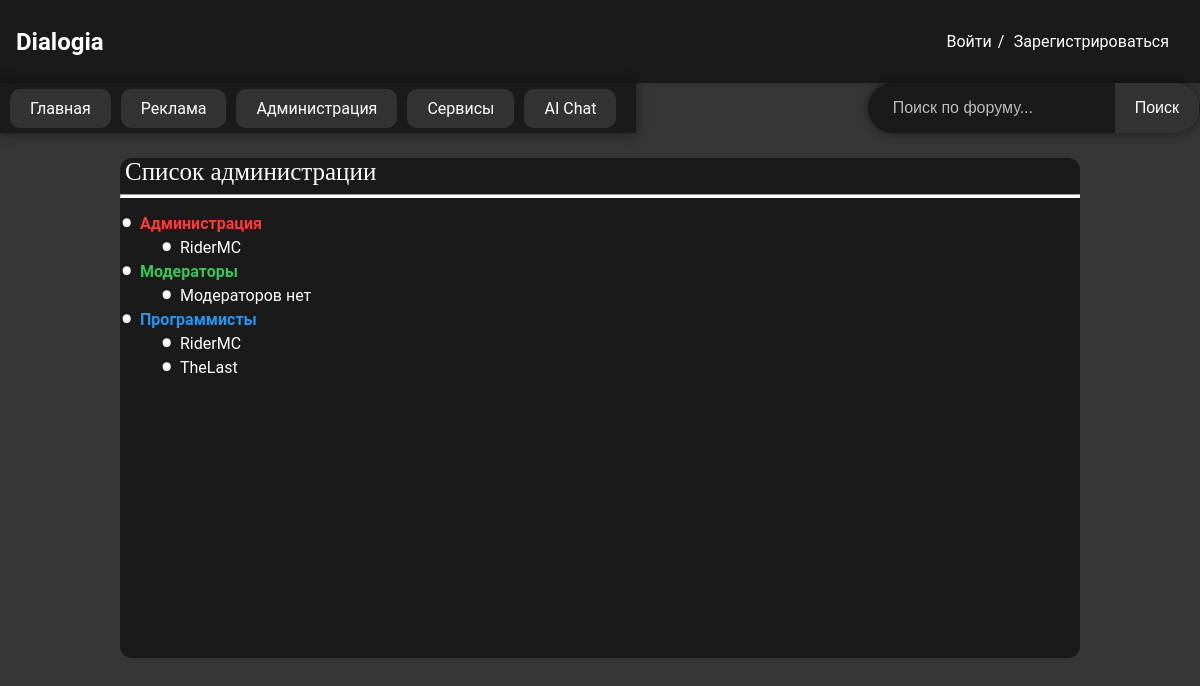
/admin_list, run on an earlier commit of the app's database.
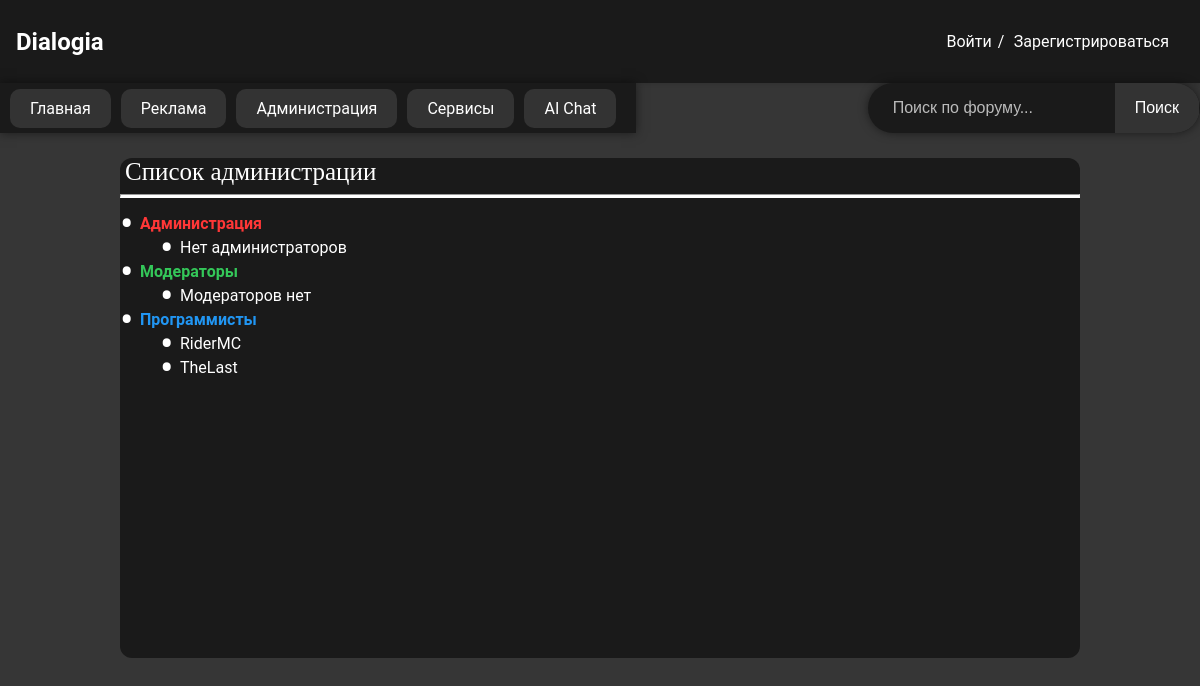
And on a later commit of the database.
### tables this page shows
CREATE TABLE users (id INTEGER PRIMARY KEY, login TEXT NOT NULL UNIQUE, password TEXT NOT NULL, email TEXT NOT NULL UNIQUE, avatar TEXT, balance INTEGER NOT NULL DEFAULT (0), last_online DATETIME, registration_time DATETIME NOT NULL DEFAULT (CURRENT_TIMESTAMP), role TEXT NOT NULL DEFAULT 'Пользователь', blocked TEXT NOT NULL DEFAULT NO);

### main.py (the view)
@app.route('/admin_list')
def admin_list():
    conn = sqlite3.connect('db.db')
    cursor = conn.cursor()
    cursor.execute('SELECT login FROM users WHERE role = ?', ('Администратор',))
    admins = cursor.fetchall()
    cursor.execute('SELECT login FROM users WHERE role = ?', ('Модератор',))
    moderators = cursor.fetchall()
    cursor.execute('SELECT login FROM users WHERE role = ?', ('Программист',))
    programmers = cursor.fetchall()
    conn.close()
    title = "Admin List"
    return render_template("admin_list.html", title=title, admins=admins, moderators=moderators, programmers=programmers)

### main.py (called while the page is built)
@app.context_processor
def inject_user():
    user = None
    if 'user_id' in session:
        user = session['username']
    return dict(user=user)

### templates/admin_list.html (shortened to what this page needs)
<!doctype html>
<html lang="ru">
<head>
    <link rel="stylesheet" href="../static/css/header.css">
    <link rel="stylesheet" href="/static/css/style.css">
</head>
<body>
    {% include 'header.html' %}
    <div class="forums_box">
        <div class="forum-header">
            <div class="forum-text">Список администрации</div>
        </div>
        <hr>
        <ol class="custom-list">
            <li style="color: #FF3737;"><strong>Администрация</strong></li>
            <ol style="list-style-type: none;">
                {% if admins %}
                    {% for admin in admins %}
                        <li><a href="/members/{{ admin[0] }}">{{ admin[0] }}</a></li>
                    {% endfor %}
                {% else %}
                    <li>Нет администраторов</li>
                {% endif %}
            </ol>
            <li style="color: #34C759"><strong>Модераторы</strong></li>
            <ol style="list-style-type: none;">
                {% if moderators %}
                    {% for moderator in moderators %}
                        <li><a>{{ moderator[0] }}</a></li>
                    {% endfor %}
                {% else %}
                    <li>Модераторов нет</li>
                {% endif %}
            </ol>
            <li style="color: #2196F3"><strong>Программисты</strong></li>
            <ol style="list-style-type: none;">
                <li><a href="/members/RiderMC">RiderMC</a></li>
                <li><a href="/members/TheLast">TheLast</a></li>
            </ol>
        </ol>
    </div>
</body>
</html>

### templates/header.html (shortened to what this page needs)
<header>
    <a href="/"><div class="logo">Dialogia</div></a>
    <nav>
        <ul>
            {% if session.logged_in %}
                <li><a class="login"  href="{{ url_for('profile', username=session['username']) }}">{{ session.username }}</a></li>
                <li><a class="slash">/</a></li>
                <li><a style="margin-right: 15px" href="{{ url_for('logout') }}">Выйти</a></li>
            {% else %}
                <li><a href="{{ url_for('login') }}">Войти</a></li>
                <li><a class="slash">/</a></li>
                <li><a style="margin-right: 15px" href="{{ url_for('register') }}">Зарегистрироваться</a></li>
            {% endif %}
        </ul>
    </nav>
    <div class="nav-buttons">
        <a class="nav-button" href="/">Главная</a>
        <a class="nav-button" href="#">Реклама</a>
        <a class="nav-button" href="/admin_list">Администрация</a>
        <a class="nav-button" href="/services">Сервисы</a>
        <a class="nav-button" href="/ai-chat">AI Chat</a>
    </div>
    <div class="search-container">
    <input type="text" id="search-input" name="query" placeholder="Поиск по форуму..." required>
    <button type="submit">Поиск</button>
    </div>
</header>

### static/css/header.css (style rules this page uses)
body { font-family: 'Roboto', sans-serif; background-color: #363636; margin: 0; padding: 0; }
header { background-color: #1a1a1a; color: white; padding: 1rem; !important; display: flex; justify-content: space-between; align-items: center; box-shadow: 0 2px 4px rgba(0,0,0,0.1); }
.logo { font-size: 1.5rem; font-weight: bold; }
nav ul { list-style-type: none; display: flex; gap: 1rem; }
nav ul li a { color: white; text-decoration: none; margin-right: -5px; margin-left: -5px; border-radius: 4px; transition: background-color 0.3s; }
a { text-decoration: none; color: white }
.nav-buttons { position: absolute; top: 83px; left: 0; width: auto; height: 50px; flex-direction: row; display: flex; align-items: center; background: #1a1a1a; box-shadow: 0 0 10px rgba(0, 0, 0, 0.5); padding: 0 10px 0 10px; }
.nav-button { display: inline-block; border-radius: 10px; background-color: #333333; color: #ffffff; padding: 10px 20px; border: none; cursor: pointer; text-decoration: none; margin-right: 10px; }
.search-container { position: absolute; top: 83px; right: 0; width: auto; height: 50px; display: flex; align-items: center; background: #1a1a1a; box-shadow: 0 0 10px rgba(0, 0, 0, 0.5); padding: 0 10px; border-radius: 25px; overflow: hidden; }
#search-input { flex: 1; height: 100%; padding: 0 15px; border: none; background: transparent; color: white; font-size: 16px; outline: none; }
#search-input::placeholder { color: rgba(255, 255, 255, 0.7); }
.search-container button { height: 100%; padding: 0 20px; border: none; background: #333; color: white; font-size: 16px; cursor: pointer; transition: background 0.3s ease; margin-right: -9px; }

### static/css/style.css (style rules this page uses)
.forums_box { position: relative; display: block; background: #1a1a1a; width: 80%; min-height: 500px; top: 50%; left: 50%; transform: translate(-50%, 15%); margin-bottom: 100px; max-height: 2000px; text-decoration: none; border-radius: 12px; }
.forum-header { width: 100%; }
.forum-text { color: white; font-size: 25px; margin-left: 5px; font-family: "Arial Black"; }
hr { border-bottom: 3px white solid; }
.custom-list { list-style-type: none; padding: 0; }
.custom-list li { position: relative; padding-left: 20px; color: white; margin-top: 5px; }
.custom-list li::before { content: "\2022"; position: absolute; left: 0; top: 50%; transform: translateY(-50%); font-size: 2.5em; color: white; }

What changed in the data, as far as the page shows it:
no longer on this page (row edited): users: login "RiderMC"
Also different on the page:
text now shown: "Нет администраторов"
